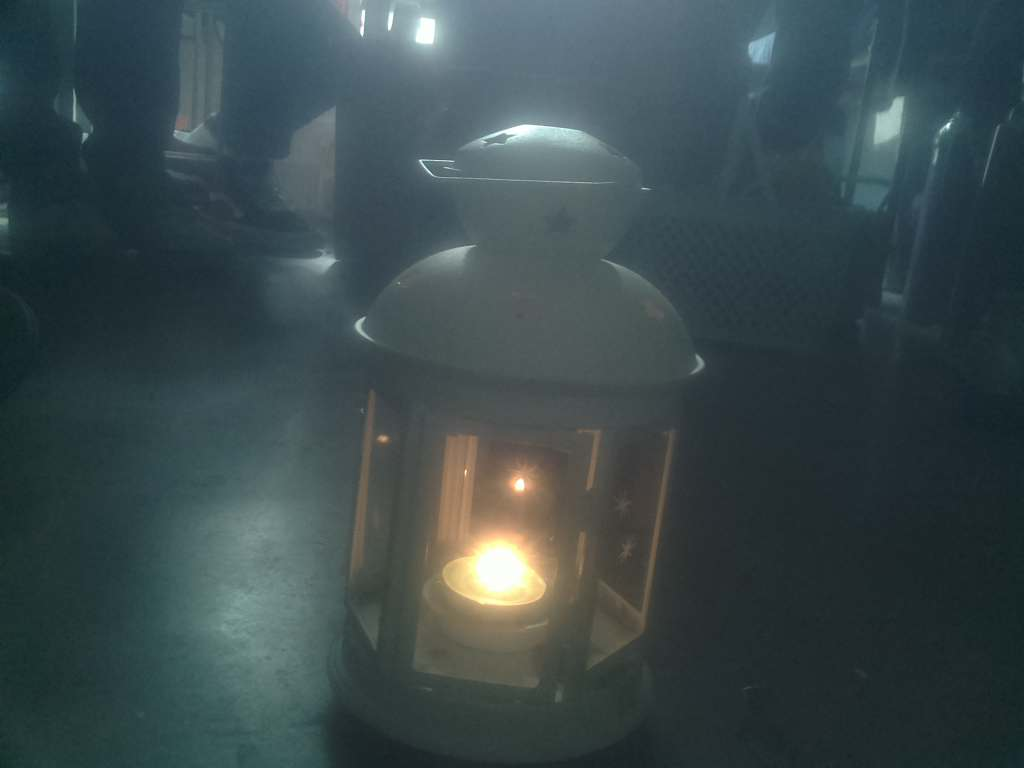
#> input picture back/modelpp/img/image_25.jpg, 1024 x 768 px, found by its file name
$ python fast_stretch.py
#> lines starting #> are read from the running program, lines starting #| are printed output that depends on the picture
#> further down, image is the input picture: shape (768, 1024, 3); mean B, G, R 77.2, 74.4, 59.2
import cv2
import numpy as np
from pathlib import Path
import time

Mx = 128  # Natural mean
C = 0.007  # Base line fraction
Ts = 0.02  # Tunable amplitude
Tr = 0.7  # Threshold
T = -0.3  # Gamma boost
Epsilon = 1e-07  # Epsilon


def fast_stretch(image, debug=False):
#> called with debug = True
    hsv = cv2.cvtColor(image, cv2.COLOR_BGR2HSV)
#> hsv: shape (768, 1024, 3); mean H, S, V 30.6, 76.6, 79.8
    (h, s, v) = cv2.split(hsv)
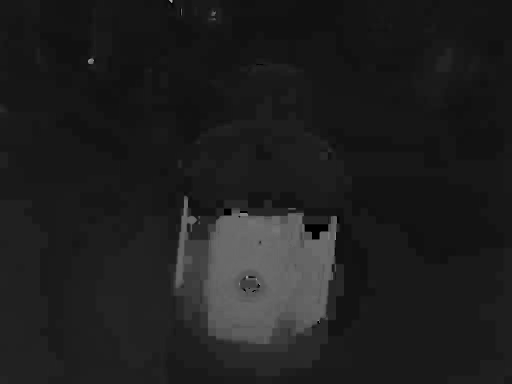
#> h: shape (768, 1024) (shown at 1/2 size); min 0, max 176, mean 30.6
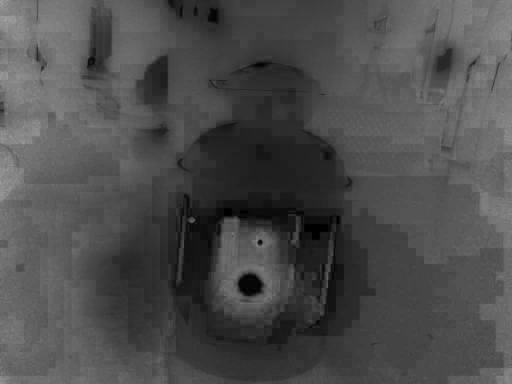
#> s: shape (768, 1024) (shown at 1/2 size); min 0, max 169, mean 76.6
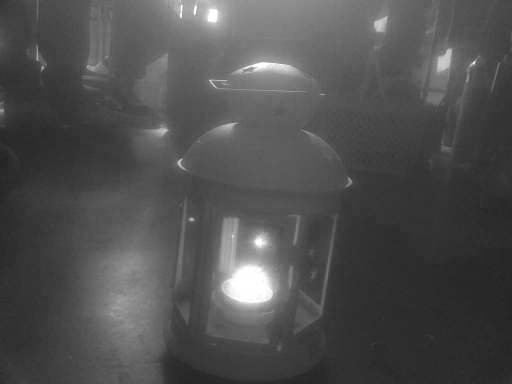
#> v: shape (768, 1024) (shown at 1/2 size); min 33, max 255, mean 79.8
    input = v
    shape = input.shape
    rows = shape[0]
    cols = shape[1]
    size = rows * cols
    output = np.empty_like(input)
    if debug:
        start = time.time()
    mean = np.mean(input)
#> mean = 79.85
    t = (mean - Mx) / Mx
#> t = -0.376
    Sl = 0.
    Sh = 0.
    if t <= 0:
        Sl = C
        Sh = C - (Ts * t)
#> Sh = 0.0145
    else:
        Sl = C + (Ts * t)
        Sh = C

    gamma = 1.
    if t <= T:
        gamma = max((1 + (t - T)), Tr)
#> gamma = 0.924

    if debug:
        time_taken = (time.time() - start) * 1000
        print('Preprocessing time %s' % time_taken)
        start = time.time()

    histogram = cv2.calcHist([input], [0], None, [256], [0, 256])
#> histogram = 256 values, max 23923 at index 44, min 0 at index 0, mean 3072
    # Walk histogram
    Xl = 0
    Xh = 255
    targetFl = Sl * size
    targetFh = Sh * size
#> targetFh = 11421.8

    count = histogram[Xl]
#> count = [0]
    while count < targetFl:
        count += histogram[Xl]
        Xl += 1
#> this loop made 40 passes
#> after the loop, Xl = 40

    count = histogram[Xh]
#> count = [2844]
    while count < targetFh:
        count += histogram[Xh]
        Xh -= 1
#> this loop made 56 passes
#> (count, Xh) on passes 1 to 8: ([5688], 254), ([6478], 253), ([6881], 252), ([7108], 251), ([7278], 250), ([7437], 249), ([7587], 248), ([7704], 247)
#> after the loop, Xh = 199

    if debug:
        time_taken = (time.time() - start) * 1000
        print('Histogram Binning %s' % time_taken)
        start = time.time()

    # Vectorized ops
    output = np.where(input <= Xl, 0, input)
    output = np.where(output >= Xh, 255, output)
    output = np.where(np.logical_and(output > Xl, output < Xh), np.multiply(
        255, np.power(np.divide(np.subtract(output, Xl), np.max([np.subtract(Xh, Xl), Epsilon])), gamma)), output)
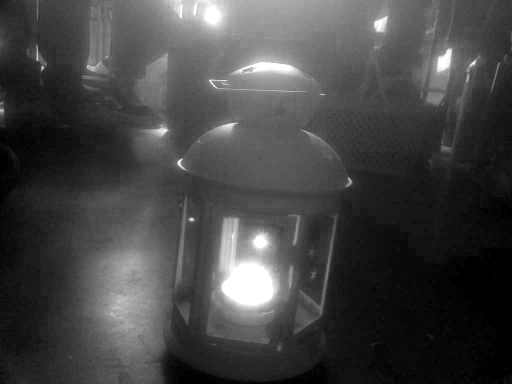
#> output: shape (768, 1024) float64 (shown at 1/2 size); min 0, max 255, mean 68.7
    # max to 255
    output = np.where(output > 255., 255., output)
    output = np.asarray(output, dtype='uint8')
    output = cv2.merge((h, s, output))
#> output: shape (768, 1024, 3); mean H, S, V 30.6, 76.6, 68.2
    output = cv2.cvtColor(output, cv2.COLOR_HSV2RGB)
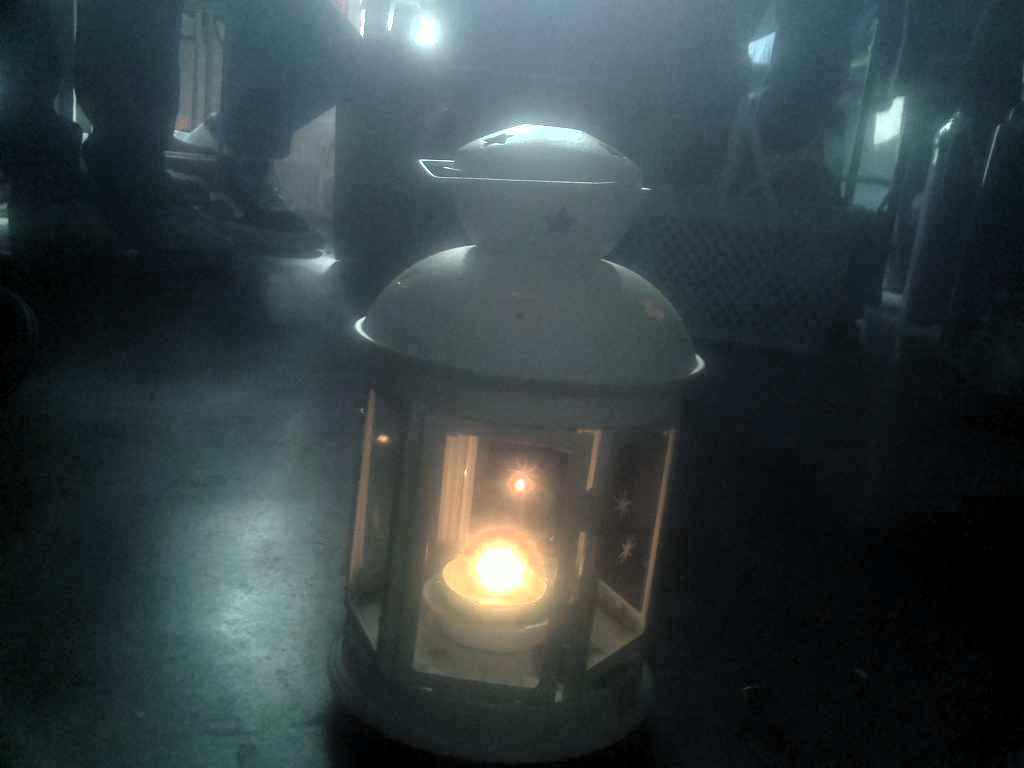
#> output: shape (768, 1024, 3); mean B, G, R 65.3, 63.1, 51.5

    if debug:
        time_taken = (time.time() - start) * 1000
        print('Vector Ops %s' % time_taken)
        start = time.time()

    return output


if __name__ == "__main__":
    path = Path('C:/Users/LENOVO/Desktop/modelpp/img/image_25.jpg')
    image = cv2.imread(path.as_posix())
    # Ensure BGR
    bgr = cv2.cvtColor(image, cv2.COLOR_RGB2BGR)
    image_data = np.asarray(bgr, dtype=np.uint8)

    stretched = fast_stretch(image_data, debug=True)
    cv2.imshow('Original', image)
    cv2.imshow('Contrast Stretched', stretched)
    cv2.waitKey(0)
    cv2.destroyAllWindows()
#C:/Users/LENOVO/Desktop/modelpp/img/image_25.jpg

$ run again, with back/modelpp/img/image_21.jpg copied over back/modelpp/img/image_25.jpg
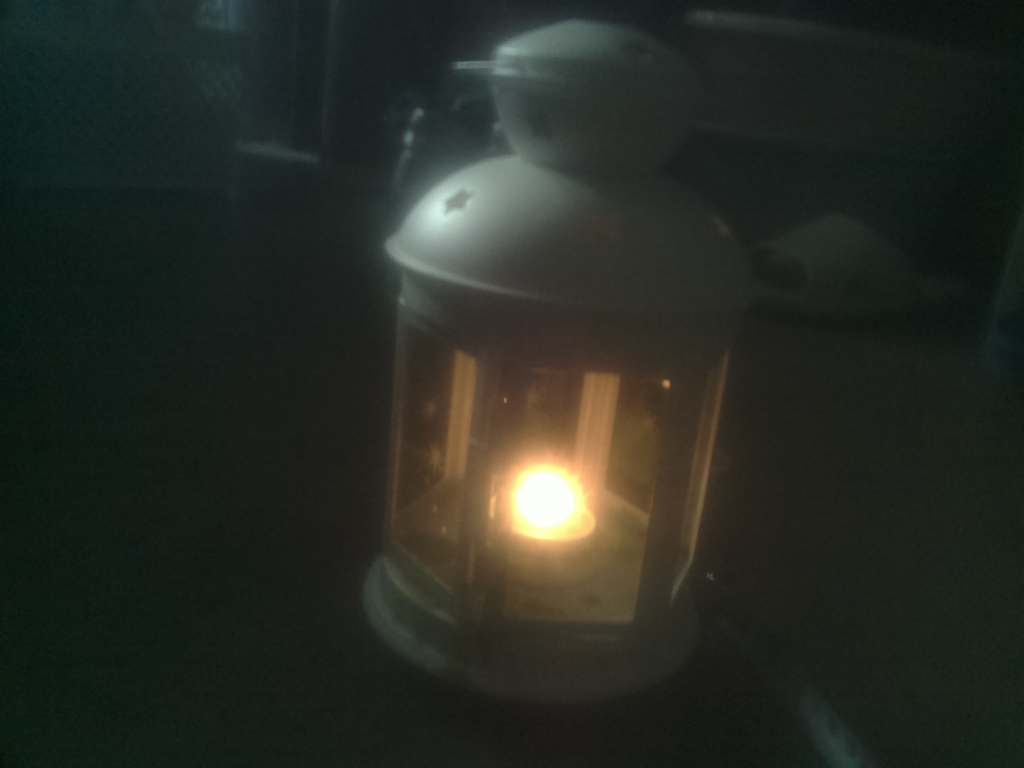
#> input picture back/modelpp/img/image_21.jpg, 1024 x 768 px, found by its file name
#> image is the input picture: shape (768, 1024, 3); mean B, G, R 36.1, 43.1, 39.2
#> hsv: shape (768, 1024, 3); mean H, S, V 61.1, 69.2, 45.7
#> in fast_stretch, `(h, s, v) = cv2.split(hsv)`:
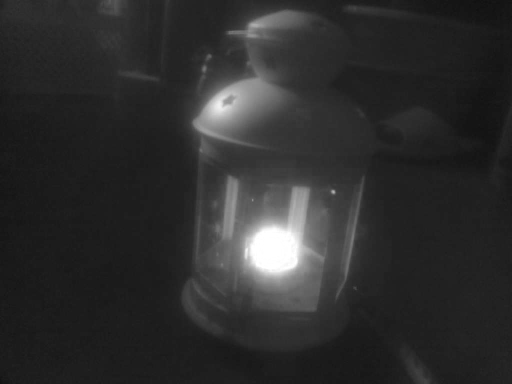
#> v: shape (768, 1024) (shown at 1/2 size); min 16, max 255, mean 45.7
#> mean = 45.75
#> t = -0.643
#> Sh = 0.0199
#> gamma = 0.7
#> histogram = 256 values, max 61056 at index 33, min 0 at index 0, mean 3072
#> targetFh = 15612.5
#> in fast_stretch, `count = histogram[Xl]`: count = [0]
#> the loop in fast_stretch, `while count < targetFl:` made 22 passes
#> after the loop in fast_stretch, `while count < targetFl:`: Xl = 22
#> in fast_stretch, `count = histogram[Xh]`: count = [3623]
#> the loop in fast_stretch, `while count < targetFh:` made 72 passes
#> (count, Xh) on passes 1 to 8: ([7246], 254), ([8163], 253), ([8595], 252), ([8852], 251), ([9106], 250), ([9288], 249), ([9448], 248), ([9591], 247)
#> after the loop in fast_stretch, `while count < targetFh:`: Xh = 183; count = [15664]
#> in fast_stretch, `output = cv2.cvtColor(output, cv2.COLOR_HSV2RGB)`:
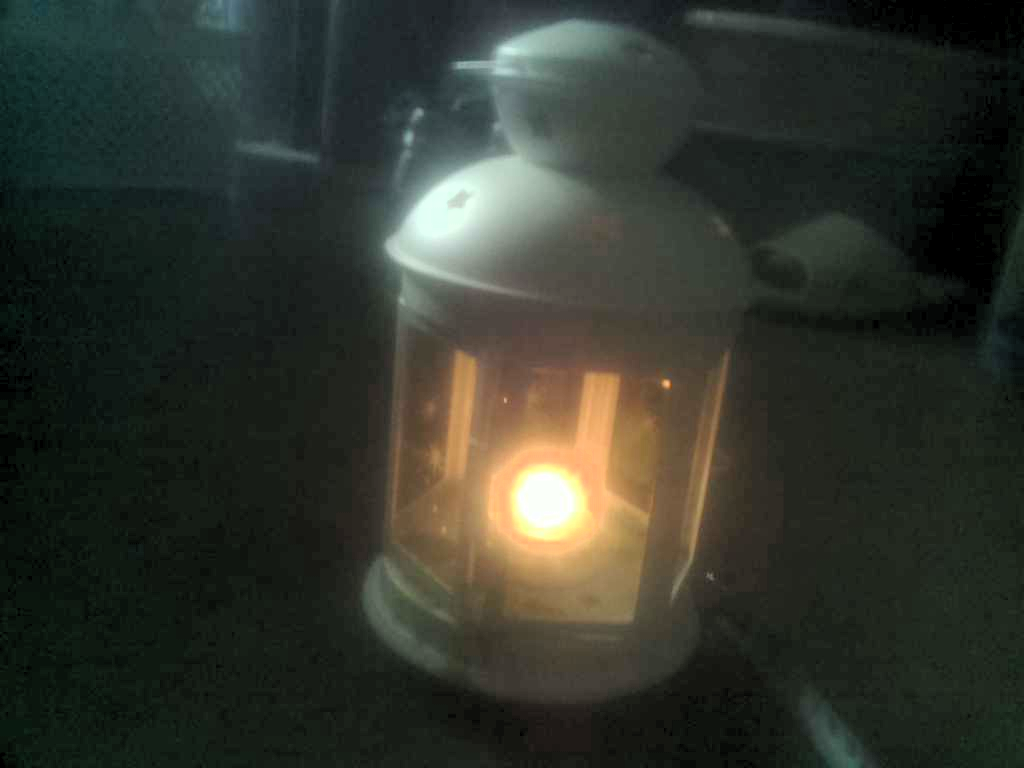
#> output: shape (768, 1024, 3); mean B, G, R 44.7, 53.5, 49.8

$ run again, with back/modelpp/img/image_22.jpg copied over back/modelpp/img/image_25.jpg
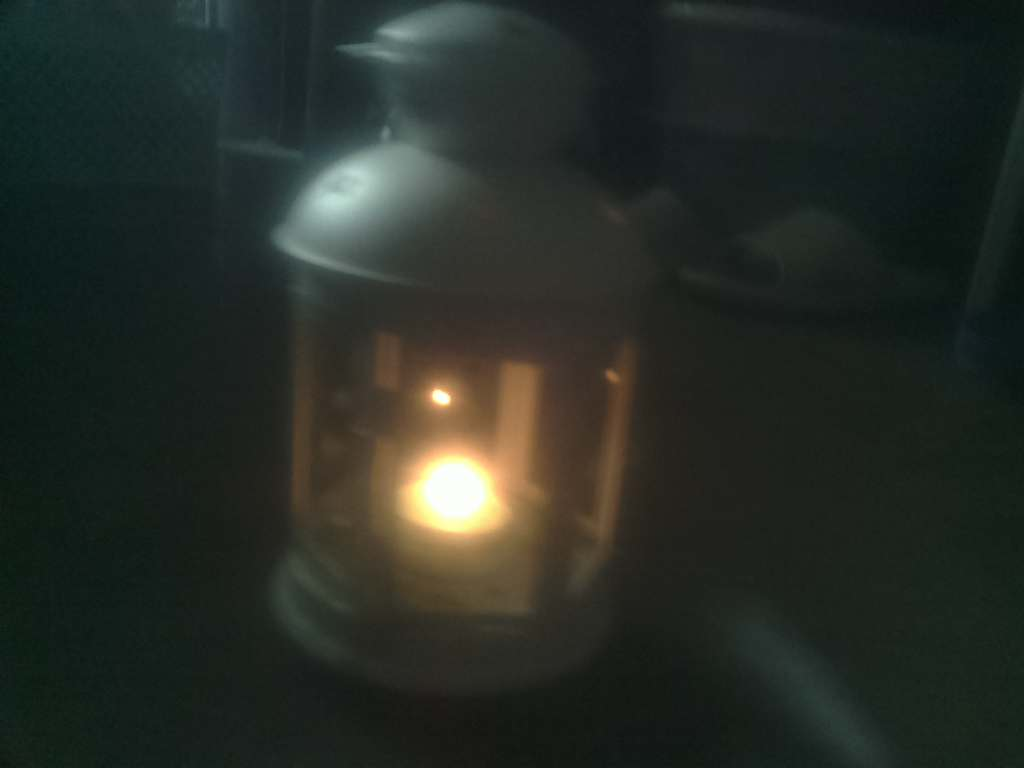
#> input picture back/modelpp/img/image_22.jpg, 1024 x 768 px, found by its file name
#> image is the input picture: shape (768, 1024, 3); mean B, G, R 38.7, 44.6, 39.2
#> hsv: shape (768, 1024, 3); mean H, S, V 54.9, 72.6, 47.2
#> in fast_stretch, `(h, s, v) = cv2.split(hsv)`:
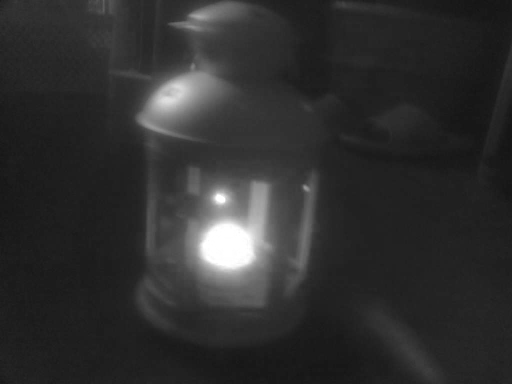
#> v: shape (768, 1024) (shown at 1/2 size); min 19, max 255, mean 47.2
#> mean = 47.21
#> t = -0.631
#> Sh = 0.0196
#> gamma = 0.7
#> histogram = 256 values, max 69303 at index 33, min 0 at index 0, mean 3072
#> targetFh = 15432.1
#> in fast_stretch, `count = histogram[Xl]`: count = [0]
#> the loop in fast_stretch, `while count < targetFl:` made 24 passes
#> after the loop in fast_stretch, `while count < targetFl:`: Xl = 24
#> in fast_stretch, `count = histogram[Xh]`: count = [3897]
#> the loop in fast_stretch, `while count < targetFh:` made 63 passes
#> (count, Xh) on passes 1 to 8: ([7794], 254), ([8773], 253), ([9311], 252), ([9567], 251), ([9822], 250), ([10000], 249), ([10157], 248), ([10311], 247)
#> after the loop in fast_stretch, `while count < targetFh:`: Xh = 192; count = [15511]
#> in fast_stretch, `output = cv2.cvtColor(output, cv2.COLOR_HSV2RGB)`:
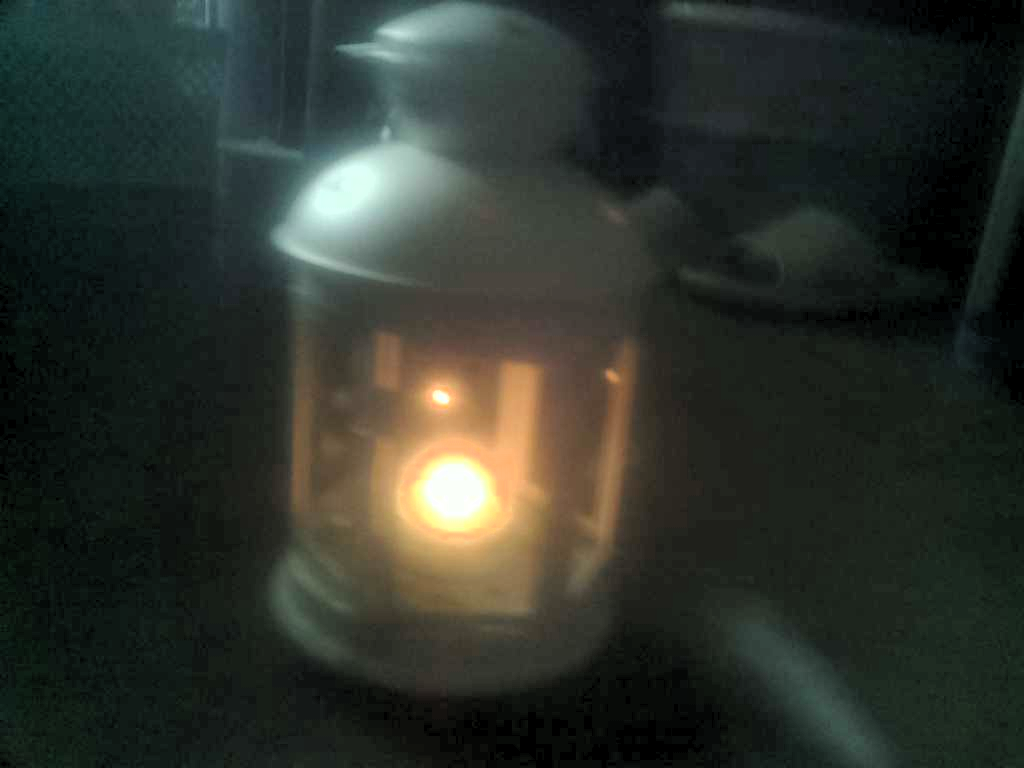
#> output: shape (768, 1024, 3); mean B, G, R 43.8, 51, 46
